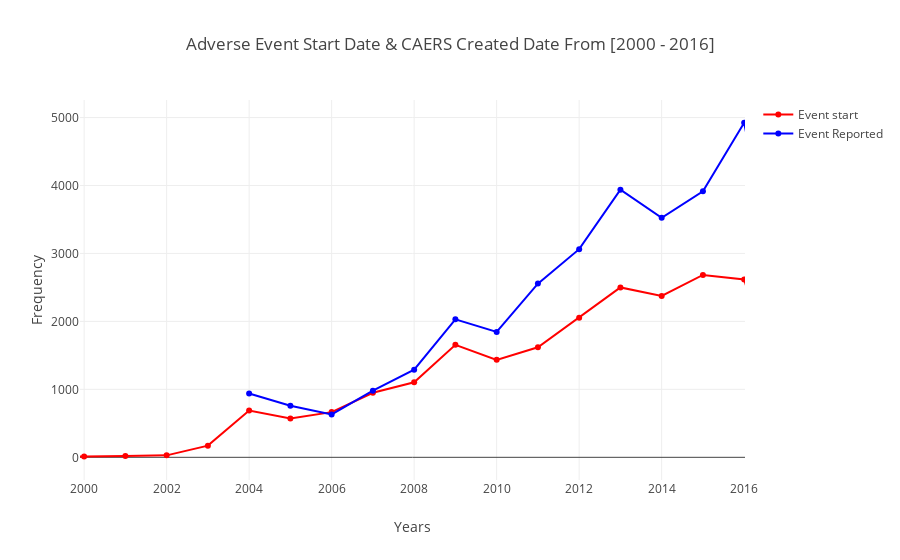

The cell this chart's notebook holds for it:
### Code cell
x1= data_age['year_start'].value_counts().sort_index().index 
y1= data_age['year_start'].value_counts().sort_index().values 

x2= data_age['year_reported'].value_counts().sort_index().index 
y2= data_age['year_reported'].value_counts().sort_index().values 

trace1 = go.Scatter(
    x=x1,
    y=y1,
    mode = 'lines+markers',
    marker=dict(
    color='red'),
    name = 'Event start',
    
)
trace2 = go.Scatter(
    x=x2,
    y=y2,
    mode = 'lines+markers',
    marker=dict(
    color='blue'),
    name = 'Event Reported',
    
)
data = [trace1,trace2]
layout = go.Layout(
    
    xaxis=dict(
        title = 'Years',
        range = [1999.9,2016.02],
        autotick=True,
        
    ),
    
    xaxis2=dict(
        range = [1999.9,2016.02],
        autotick=True
    ),
    yaxis = dict(
    title = 'Frequency'
    ),
    
    title = 'Adverse Event Start Date & CAERS Created Date From [2000 - 2016]'
    )

fig = go.Figure(data=data, layout=layout)
py.iplot(fig)

### Figure 1 — Plotly figure (JSON) as saved in the notebook; plotly's stock layout.template omitted (floating-point values rounded to 4 significant figures)
{"data": [{"marker": {"color": "red"}, "mode": "lines+markers", "name": "Event start", "type": "scatter", "x": [1931, 1950, 1954, 1956, 1959, 1960, 1965, 1967, 1982, 1983, 1984, 1985, 1989, 1990, 1991, 1992, 1993, 1994, 1995, 1996, 1997, 1998, 1999, 2000, 2001, 2002, 2003, 2004, 2005, 2006, 2007, 2008, 2009, 2010, 2011, 2012, 2013, 2014, 2015, 2016, 2017], "y": [1, 2, 1, 2, 1, 1, 1, 1, 1, 1, 1, 1, 2, 1, 1, 2, 3, 5, 4, 5, 3, 5, 10, 11, 18, 29, 172, 689, 570, 665, 949, 1105, 1656, 1434, 1619, 2055, 2500, 2374, 2683, 2618, 553]}, {"marker": {"color": "blue"}, "mode": "lines+markers", "name": "Event Reported", "type": "scatter", "x": [2004, 2005, 2006, 2007, 2008, 2009, 2010, 2011, 2012, 2013, 2014, 2015, 2016, 2017], "y": [939, 758, 631, 981, 1290, 2030, 1845, 2556, 3063, 3938, 3524, 3914, 4923, 1820]}], "layout": {"title": "Adverse Event Start Date & CAERS Created Date From [2000 - 2016]", "xaxis": {"autotick": true, "range": [2000.0, 2016.0], "title": "Years"}, "xaxis2": {"autotick": true, "range": [2000.0, 2016.0]}, "yaxis": {"title": "Frequency"}}}
